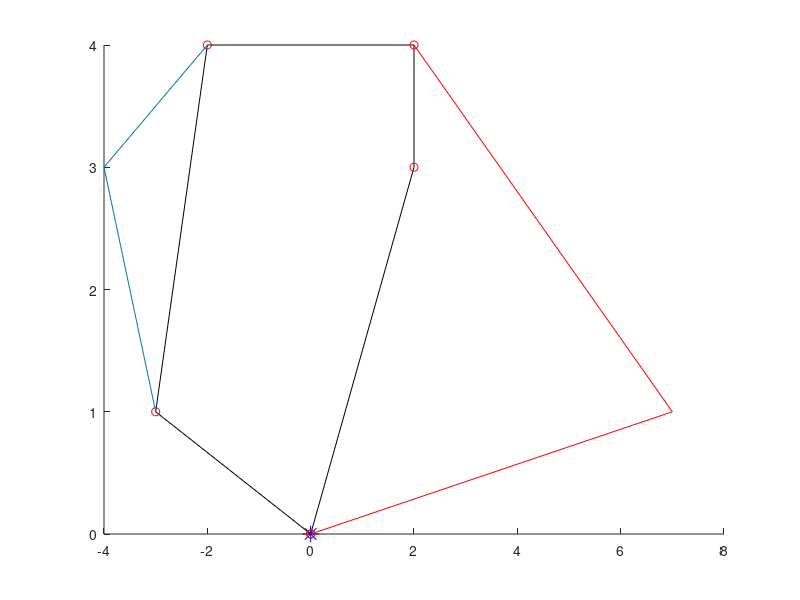

Write the MATLAB code that produced this figure.
function[] = test( )
% This main function will execute the entirety of the Truck and Drone 
% routing algorithm. 

%%%
% When it comes to calculating the "travel time between two customers" we will 
% use the distance between the two nodes for trucks. When calculating the 
% travel time between two customers by UAV, we will use the distance but 
% divided by a speed factor of 1.5.
%%%

    % Variables 
    %      C0            Set of customer locations with depot as the starting
    %                     location where C0.x is the x location of the
    %                     customers and C0.y is the y locations of the
    %                     customers. 
    %       c            Number of customers
    %       U            Set of drones
    %       u            Number of drones
    % aafDistancesTruck  Travel times between two customers i & j by truck
    %     soln           Our representation of the solution where:
    %                      ansoln.Part1 represents the sequence of customers
    %                          visited by the truck
    %                      ansoln.Part2 represents the assignment of
    %                          customers to UAVs & also the sequence of
    %                          visits by each UAV
    %                      ansoln.Part3 represents the launch locations of
    %                          each UAV for every flight
    %                      ansoln.Part4 represents the reconvene locations of
    %                          each UAV for every flight
    %
    
    
    % Generate customer locations
%     x = (50 - -50)*rand(1, 4) + -50;
%     y = (50 - -50)*rand(1, 4) + -50;
%     C0.x = [ 0 -10 0 0 ]; % we treat the first slot as the depot;
%     C0.y = [ 0 0 -10 -5 ];  % we treat the first slot as the depot;
%     C0.x = [ 0 randi([-10, 10], 1, 10) 0 ];
%     C0.y = [ 0 randi([-10, 10], 1, 10) 0 ];
    
%     C0.x = [ 0 -4 -7 -6 4 6 2 9 8 7 6 0 ];
%     C0.y = [ 0 1 -3 -8 -9 -3 10 9 -2 -8 -8 0];
    
% %            0  1  2  3  4  0   Customer ID
% %            1  2  3  4  5  6   Indices
%     C0.x = [ 0  8  6 -7  1  0 ];
%     C0.y = [ 0 -2 -3 -3  2  0 ];

%            0  1  2  3  4  5  6  0  Customer ID
%            1  2  3  4  5  6  7  8  Indices
    C0.x = [ 0 -2 -3  2  2  7 -4  0 ]; 
    C0.y = [ 0  4  1  4  3  1  3  0 ]; 

    
    % Plot the customer locations
%     hold on
%     figure( 1 );
%     plot(0,0,'b*', 'MarkerSize', 12)
%     plot_2D(C0.x, C0.y)
%     hold off

    
    % Numbers of customers (excluding the depot) 
    c = length(C0.x) - 2;
    
    % Number of drones
    U = [1, 2];
    u = length(U);
    
    % Initial and final temperature (Inputs for SA)
    T0 = 90;
    TFinal = 0.01; 
    Beta_SA = 0.99;
    Imax = 20;
    
    % Calculate the distances between each all points
    % Here, our first row of the columns is how far our depot is from each 
    % of the customers. 
    aafDistances = calculateDistances(C0.x, C0.y);
    
    
    % Initialize solution data structure
    soln.anPart1 = zeros(1, length(C0.x));  % the Truck Route
    soln.anPart2 = [-1];  % Assignment of customers to UAVs
    soln.anPart3 = [-1];  % Launch locations of the UAVs
    soln.anPart4 = [-1];  % Reconvene locations of the UAVs
    
    
    % Generate initial solution s, to the STRPD based on SA
%     s = simulatedAnnealing(c, aafDistances, soln, T0, TFinal, Beta_SA, Imax, u);
    
%%%%%%%%%%%%%%%%%%%%%%%%%%%%%%%%%%%%%%%%%%%%%%%%%%%%%%%%%%%%%%%%%%%%%%%%
    % Test plotting our path with drones
    % THis is correct btw
%     s.anPart1 = [ 0 4 2 3 0 ];
%     s.anPart3 = [ 2 -1 ];   % These indices refer to the cell number in part 1, so this is wrong. 
%     s.anPart2 = [ 1 -1 ];   % visits customer 1
%     s.anPart4 = [ 3 -1 ];   % returns to index 2 of s.anPart1 (which is customer 3)

    s.anPart1 = [ 0 4 3 1 2 0 ];
    s.anPart3 = [ 1 -1 4 ];
    s.anPart2 = [ 5 -1 6 ];
    s.anPart4 = [ 3 -1 5 ]; 
    
%     s.anPart1 = [ 0 4 2 0 ];
%     s.anPart3 = [ 2 3 -1 ];   % These indices refer to the cell number in part 1, so this is wrong. 
%     s.anPart2 = [ 1 3 -1 ];   % visits customer 1
%     s.anPart4 = [ 3 4 -1 ];   % returns to index 2 of s.anPart1 (which is customer 3)

%     s.anPart1 = [ 0 4 2 0 ];
%     s.anPart3 = [ 2 -1 3 ];   % These indices refer to the cell number in part 1, so this is wrong. 
%     s.anPart2 = [ 1 -1 3 ];   % visits customer 1
%     s.anPart4 = [ 3 -1 4 ];   % returns to index 2 of s.anPart1 (which is customer 3)

%     s.anPart1 = [ 0 4 2 0 ];
%     s.anPart3 = [ 2 -1 3 ];   % These indices refer to the cell number in part 1, so this is wrong. 
%     s.anPart2 = [ 1 -1 3 ];   % visits customer 1
%     s.anPart4 = [ 3 -1 4 ];   % returns to index 2 of s.anPart1 (which is customer 3)
%%%%%%%%%%%%%%%%%%%%%%%%%%%%%%%%%%%%%%%%%%%%%%%%%%%%%%%%
    
    % Plot the truck and drone route
    plot_route( C0, s);
    
    
    % Initialize best solution, the rsult of the best solution, the 
    % iteration number, and the temperature
    s_best = s;
    C0
    fs_best = f(aafDistances, s_best, u)
    
    
    % 
    
    
    
end

%%%%%%%%%%%%%%%%%%%%%%%%%%%%%%%%%%%%%%%%%%%%%%%%%%%%%%%%%%%%%%%%%%%%%%%%%%%
function[ ] = plot_2D( x, y )
% plot_2D will plot the given x and y coordinates 
% INPUT
%   x
%   y
% OUTPUT

    % Variables
    %
    
    % Plot the graph
    plot(x, y, "r.", 'MarkerSize', 12)
    xline(0)
    yline(0)
    
end

function[ ] = plot_route( C0, s) 
% plot_route will take in the customer locations & the initial solution
% produced via the Simulated annealing method. It will then plot the route 
% the truck will take. 
% Input 
%   C0      The locations of all the customers
%   s       The route we are plotting 
%   u       The number of drones 
% Output
%   

    % Variables
    %    a, b     Placeholder variables for the coordinates 
    %  nCustInd   counter to keep track of the customer indices 
    
    % Plot the truck route
    nCustInd = 2;
    a = [ 0 ]; 
    b = [ 0 ]; 
    
    % Fill in these a and b arrays
%     for i = s.anPart1( 2 : length(C0.x) - 1 )
    for i = s.anPart1( 2 : length(s.anPart1) - 1)
        a(nCustInd) = C0.x(i+1);
        b(nCustInd) = C0.y(i+1);
        nCustInd = nCustInd + 1; 
        a;
        b;
    end

    a(end + 1) = 0;
    b(end + 1) = 0;


        
    % Initialize the coords visited by the drones
    aanDrones = zeros(length(s.anPart2)-1, 6);
    
    C0;
    s; 
    % Fill in this matrix
    for iCustomer = 1 : length(s.anPart2)        
        if s.anPart2(iCustomer) == -1
            aanDrones( iCustomer, : ) = -1*ones(1, 6);
%             aanDrones = [ aanDrones ; -1*ones(1, 6) ]
            
        else
            aanDrones(iCustomer, 1) = C0.x(s.anPart1(s.anPart3(iCustomer)) + 1);
            aanDrones(iCustomer, 4) = C0.y(s.anPart1(s.anPart3(iCustomer)) + 1);

            aanDrones(iCustomer, 3) = C0.x(s.anPart1(s.anPart4(iCustomer)) + 1);
            aanDrones(iCustomer, 6) = C0.y(s.anPart1(s.anPart4(iCustomer)) + 1);

            aanDrones(iCustomer, 2) = C0.x(s.anPart2(iCustomer) + 1);
            aanDrones(iCustomer, 5) = C0.y(s.anPart2(iCustomer) + 1);
        end
    end
    
    
    
    % Plot the drone route
    aColors = ["r--", "b--", "g--", "k--", "m--"];
        
    % 
    aDimensions = size(aanDrones);
    
    % Plot this stuff
    figure(2)
    hold on; 
    plot(0,0,'b*', 'MarkerSize', 12)
    plot(a, b, 'k-')
    plot(a, b, "ro")
    
    iDrone = 1; 
    for iRow = 1 : aDimensions 
        x = [ 0 ];
        y = [ 0 ]; 
        
        if aanDrones(iRow, 1) == -1
            iDrone = iDrone + 1; 
        else
            for iCol = 1 : 3
                x(iCol) = aanDrones(iRow, iCol);
                y(iCol) = aanDrones(iRow, iCol+3);
            end
            
            plot(x, y, aColors(iDrone));
        end
    end
    hold off; 
end

function[ aafDistances ] = calculateDistances( x, y )
% calculateDistances will calculate the distances between all the points 
%   on the graph
% INPUT
%   x, y   the x and y coordinates of the customers
% OUTPUT
%   aafDistances   An array of distances where D_ij is the distance between 
%                    house i and house j; this matrix should be symmetric

    % Variables
    %
    
    % Initialize the distances array
    aafDistances = zeros(length(x));
    
    % Calculate the distances
    for i = 1 : length(x)
        for j = 1 : length(x)
            aafDistances( i, j ) = sqrt( (x(i) - x(j))^2 + (y(i) - y(j))^2 );
        end
    end
    
end

function[ s_best ] = ...
    simulatedAnnealing( c, aafDistances, soln, T0, TFinal, Beta_SA, Imax, u)
% simulatedAnnealing function will take in an array of distances 
% and will generate a random TRP (traveling repairman problem).
% INPUT
%   c              The length of the soln
%  aafdistances    Array of distances between customers
%  soln            Data structure of solution
%   T0             The initial temperature
%   TFinal         The final temperature we want to approach
%  Beta_SA         The cooling schedule for our simulated annealing
%   Imax           The maximum number of iterations
%   u              The numebr of drones
% OUTPUT
%  s_best          Returns the best solution to the TRP 


    % Variables
    %  soln       Data structure with solutions parts 1, 2, 3, and 4 
    %     s       Solution to the TRP problem
    %  s_best     Best solution
    % fs_best     The result of the best solution7
    %     T       The current temperature of our simulated annealing
    

    % Initialize our current and final temperatures
    T = T0;     
    
    % Generate a ranomd TRP (Traveling Repairman Problem) 
    % randomly insert all customers into vector    
    soln.anPart1 = [ 0 randperm(c) 0 ];
    s = soln; % create duplicate of soln for comparison
    
    % Initilaize the best solution and the best result 
    s_best = s;
    fs_best = f(aafDistances, s, u); 
    
    sPrime = soln;
    
    % Run the simulated annealing process
    while T > TFinal
        for i = 1 : Imax 
            % Find neighbor to s
            sPrime.anPart1 = neighbor(s);
            

            
            % Check if neighbor is better than current solution 
            diff = fs_best - f(aafDistances, sPrime, u);
            
            % Check if neighbor is better
            if f(aafDistances, sPrime, u) < f(aafDistances, s_best, u)
                s_best.anPart1 = sPrime.anPart1;
                fs_best = f(aafDistances, sPrime, u); 
            end
            
            % Boltzmann probability time babbbyyyy
            if rand() < exp(-abs(diff) / T)
                s.anPart1 = sPrime.anPart1;
            end
            
        end
        
        % Cooling schedule
        T = Beta_SA * T; 
    end
    
    
    
end

function[ sPrime ] = neighbor( soln )
% The neighbor function will implement the well-known 2-opt method for
% creating neighbors for our current solution s. Here, we must note that
% our 2-opt method will switch two customers within the vector of Parts 1
% and 2. The customers are selected randomly. Our 2-opt is a local search
% heuristic.

% INPUT
%   soln       Current solution data structure.
% OUTPUT
%  sPrime      A neighbor to input solution soln

    % Variables
    %    sPrime    The soln.anPart1 which is the neighbor to our original 
    %                soln.anPart1  
    %  randIndex1  The index of the customer that will be switched out from
    %                part 1 of the soln data structure
    %  randIndex2  The index of the customer that will be switched out from
    %                part 2 of the soln data structure. 
    %    nTemp     A temporary variable that holds the customer at index 
    %                randIndex1
    
    
    % Randomly pick two customer indices from anPart1 
    randIndex1 = -1;
    randIndex2 = -1;
    
    % Make sure that we don't pick the same two indices
    while randIndex1 == randIndex2
        randIndex1 = randi([2, length(soln.anPart1)-1]);
        randIndex2 = randi([2, length(soln.anPart1)-1]); 
    end
    
%     fprintf("Before switching: \n")
%     soln.anPart1
    
    % Switch their positions in soln.anPart1
    nTemp = soln.anPart1(randIndex1);
    soln.anPart1(randIndex1) = soln.anPart1(randIndex2);
    soln.anPart1(randIndex2) = nTemp; 
    
% %     fprintf("after switching: \n")
%     soln.anPart1
    
    % Return the new neighbor to the input solution
    sPrime = soln.anPart1;
    
end

function[ fTotalWaitTime ] = f( aafDistances, soln, k)
% This function f is our wait time function. In this case, we treat
%  the time = distance for our trucks and we calculate the time for the 
%  drones using a speed factor of 1.5

% INPUT
%   aafDistances    Array of floats containing the distances between custs.
%   soln            Data structure of solutions in parts 1, 2, 3 and 4 
%   k               Number of drones
% OUTPUT
%   fTotalWaitTime  Float of total wait time 
    

    % Variables
    %   alpha         Our speed factor for the drones. 
    %   aSoln         Current solution
    
    
    % Initialize constants
    alpha = 1.5;
    
    
    % Create temporary list of customers
    anCustomers = soln.anPart1;
    
    
    % Initialize total wait time
    fTotalWaitTime = 0;
    
    
    % Create vector arrival and departure times for drones and trucks
    aafDroneArrivalTime = zeros(k, length(aafDistances));
    aafTruckArrivalTime = zeros(1, length(aafDistances));
    aafTruckDepartureTime = zeros(1, length(aafDistances));
    
    
    soln;
    aafDistances;
    
    % Calculate the total wait time for the truck customers
    for iCustomerIndex = 2 : length(soln.anPart1) % Here iCustomerIndex = 1 & = length(soln.anPart1) are the nodes 
        iDrone = 1; % Initialize drone counter
        
        % Calculate the arrival time of the truck to this node        
        aafTruckArrivalTime(anCustomers(iCustomerIndex) + 1) = ...
            aafDistances( anCustomers(iCustomerIndex - 1) + 1, anCustomers(iCustomerIndex) + 1 );
        
%         "Put this arrival times in aafTruckDepartureTimes and vector and 
%          then update them if they have a drone approaching that same
%          node. So that if there is no drone going towards customer at
%          iCustomerIndex, then they already have something in their truck
%          arrival time vector. That is, we are assuming that no customer
%          has a drone delivering to them. 
        aafTruckDepartureTime(anCustomers(iCustomerIndex) + 1) = ...
            aafTruckArrivalTime(anCustomers(iCustomerIndex) + 1);
        

        
        for iReconveneIndex = 1 : length(soln.anPart4)
            
            % Check if we have an "X" there
            if soln.anPart4(iReconveneIndex) == -1
                iDrone = iDrone + 1;
            end
            
            % Get the arrival time of the drones
            if iCustomerIndex == soln.anPart4(iReconveneIndex) % This means there is a drone flying to this point
                a = aafDistances( anCustomers(soln.anPart3(iReconveneIndex)) + 1, soln.anPart2(iReconveneIndex) + 1);
                b = aafDistances( soln.anPart2(iReconveneIndex) + 1, anCustomers(soln.anPart4(iReconveneIndex)) + 1);
                
                aafDroneArrivalTime(iDrone, anCustomers(soln.anPart4(iReconveneIndex)) + 1) = (a + b)/alpha;
                
                %%%% WORKS TILL HERE %%%%
                
                % if Truck is there before the drone, it must wait
                if aafTruckArrivalTime(anCustomers(iCustomerIndex) + 1) < max (aafDroneArrivalTime( :, anCustomers(iCustomerIndex) + 1 ) )
                    aafTruckDepartureTime(anCustomers(iCustomerIndex) + 1) = ...
                        max (aafDroneArrivalTime( :, anCustomers(iCustomerIndex) + 1) );
                end
                
                % If the drone is there before the truck
                if aafTruckArrivalTime(anCustomers(iCustomerIndex) + 1) > max( aafDroneArrivalTime( :, iCustomerIndex) )
                    aafTruckDepartureTime(anCustomers(iCustomerIndex) + 1) = aafTruckArrivalTime( anCustomers(iCustomerIndex) + 1);
                end
                    
            end
            
        end
        
    end
    
    for fDepartureTime = aafTruckDepartureTime
        fTotalWaitTime = fTotalWaitTime + fDepartureTime;
    end
    
    aafTruckArrivalTime
    aafTruckDepartureTime
    aafDroneArrivalTime
    
    
        
end
